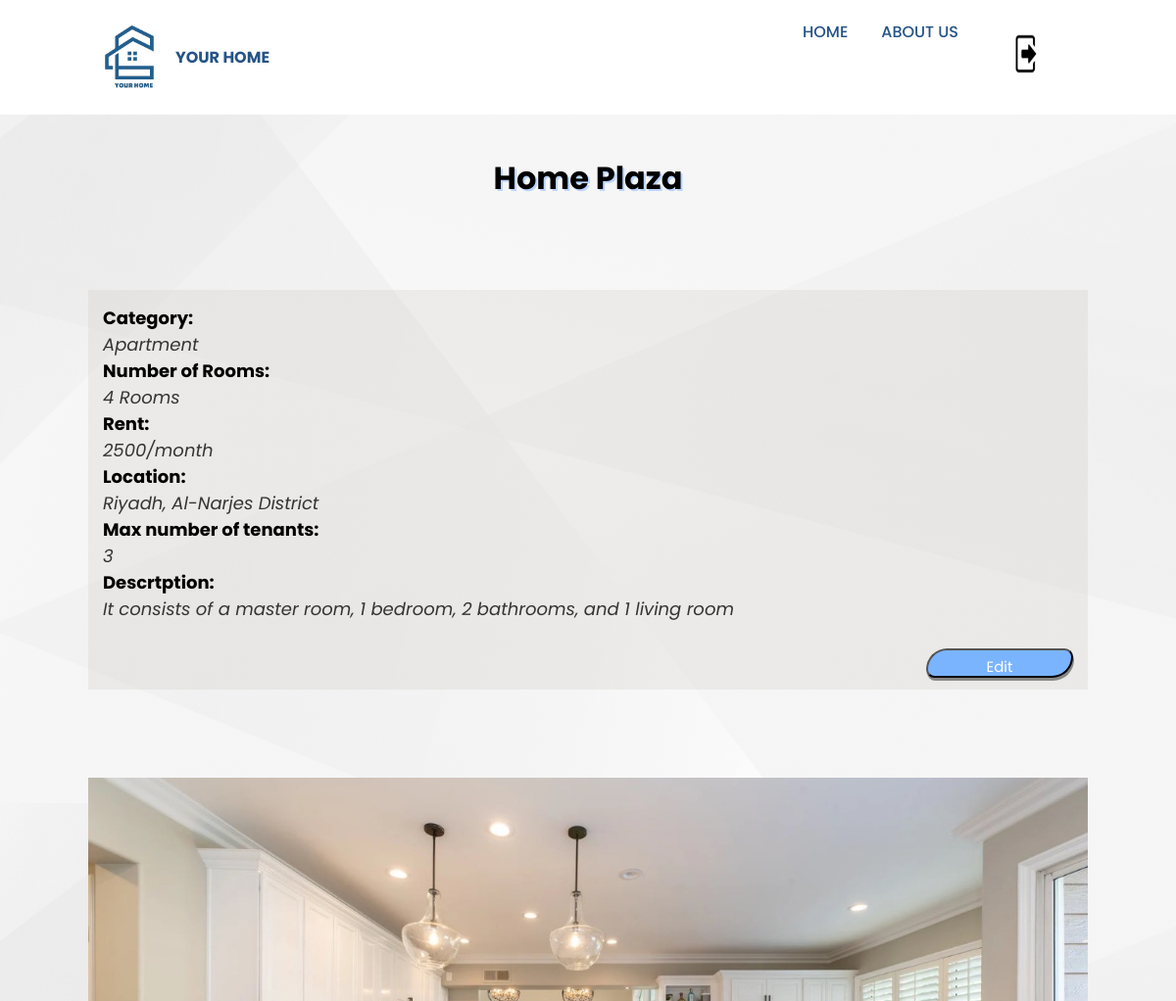
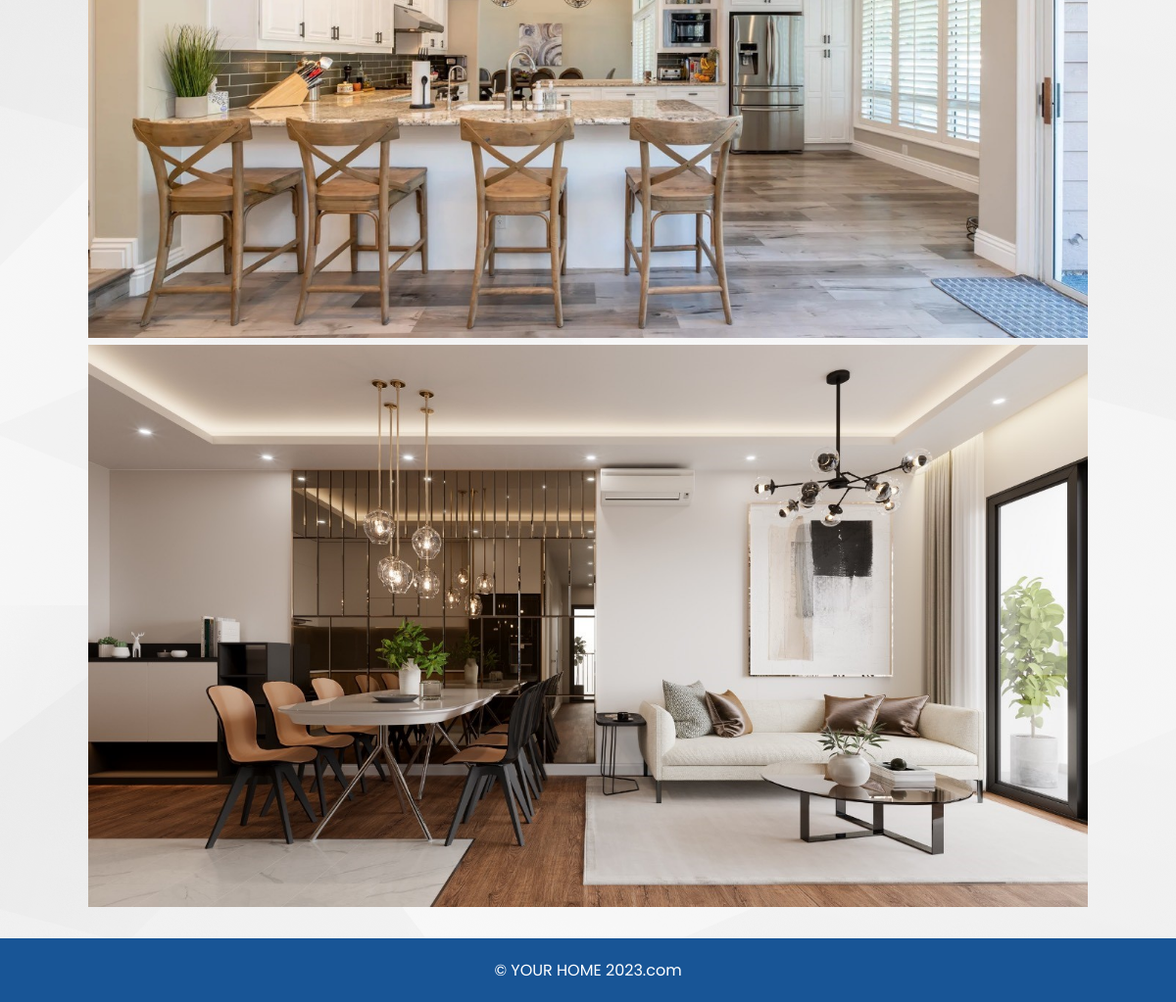
/PropertyDetails.php?id=1 (signed in), run on the app's committed database (2 pictures, top to bottom).
### tables this page shows
CREATE TABLE `property` (
  `id` int(11) NOT NULL,
  `homeowner_id` int(11) NOT NULL,
  `property_category_id` int(11) NOT NULL,
  `name` varchar(200) NOT NULL,
  `rooms` int(11) NOT NULL,
  `rent_cost` varchar(200) NOT NULL,
  `location` varchar(200) NOT NULL,
  `max_tenants` int(11) NOT NULL,
  `description` varchar(500) NOT NULL
);

CREATE TABLE `propertycategory` (
  `id` int(11) NOT NULL,
  `category` varchar(200) NOT NULL
);

CREATE TABLE `propertyimage` (
  `id` int(11) NOT NULL,
  `property_id` int(11) NOT NULL,
  `path` varchar(300) NOT NULL
);

### PropertyDetails.php (the view, shortened to what this page needs)
<?php
    if (!isset($_SESSION['id'])){
            header("Location: index.php");
            exit();
    } else {
        $userid=$_SESSION['id'];
}
   $databaseCon = mysqli_connect("localhost", "root", "root", "yourhome");
	if(!$databaseCon)
		die ("connection failed: ". mysqli_connect_errno());
        else{
 $id = $_GET['id'];
$sql = "SELECT * FROM property WHERE id = $id";
$result = mysqli_query($databaseCon, $sql);
$row1 = mysqli_fetch_assoc($result);
$sql = "SELECT * FROM propertycategory WHERE id = {$row1['property_category_id']}";
$result = mysqli_query($databaseCon, $sql);
$category = mysqli_fetch_assoc($result);
$sql = "SELECT * FROM propertyimage WHERE property_id = $id";
$result = mysqli_query($databaseCon, $sql);
$images = mysqli_fetch_all($result, MYSQLI_ASSOC);
$sql = "SELECT * FROM homeowner WHERE id = {$row1['homeowner_id']}";
$result = mysqli_query($databaseCon, $sql);
$owner = mysqli_fetch_assoc($result);
if(isset($_SESSION['id']) && $_SESSION['id'] == $owner['id']){
    $isOwner = true;
}else{
    $isOwner = false;
}
}
?>
<!DOCTYPE html>
<html lang="en">
<head>
    <link rel="stylesheet" href="Styles\Fstyle.css">
    <link rel="stylesheet" href="Styles\head.css">
</head>
<body>
    <header>
        <div class="nav container">
          <a href="index.php" class="logo"> <img src="image/Logo.png" alt=""> Your Home</a>
          <ul class="navbar">
            <li><a href="index.php">Home</a></li>
            <li><a href="index.php">About Us</a></li>
            <li><a href="login.php"><img class="logOut" src="image/logOut.png" alt="Log out" width="80" height="80"></a></li>
          </ul>
        </div>
      </header>
      <br>
    <main>
        <div id="name">
            <h2><?php echo $row1['name']; ?></h2>
        </div>
        <div id="DP">
            <ul>
            <li class="a">Category: <p><?php echo $category['category']; ?></p></li>
            <li class="a">Number of Rooms: <p><?php echo $row1['rooms']; ?> Rooms</p></li>
            <li class="a">Rent: <p><?php echo $row1['rent_cost']; ?></p></li>
            <li class="a">Location: <p><?php echo $row1['location']; ?></p></li>
            <li class="a">Max number of tenants: <p><?php echo $row1['max_tenants'];?></p></li>
            <li class="a">Descrtption:  <p><?php echo $row1['description']; ?></p></li>
             <br>
        <div id="ApplyDdit" style="margin: 0;   ">
            <?php
                if($isOwner){
                    echo "<li class=\"a\"><a  href='EditProperty.php?id=".$row1['id']."'><button class='button'>Edit</button></a></li>";
                }else{
                    $sql = "SELECT * FROM `rentalapplication` WHERE property_id = $id AND home_seeker_id = $userid";
                    $result = mysqli_query($databaseCon, $sql);
                   if(!$row = mysqli_fetch_assoc($result)){
                    echo "<li class=\"a\"><a  href='includes/apply.php?id=".$row1['id']."'><button class='button'>Apply</button></a></li>";
                   }
                }
            ?>
        </div>
             <br>
        </ul>
        </div>
         <?php foreach($images as $image){ ?>
            <div id="imgg">
                <img src="upload/<?php echo $image['path']; ?>" />
            </div>
        <?php } ?>
        <br>
    </main>
    <div class="copyright">
        <p>&#169; YOUR HOME 2023.com</p>
      </div>
</body>
</html>

### Styles/Fstyle.css (style rules this page uses)
html { background: url(../image/back.png) ; }
body { margin-block-start: 133px; }
form.myForm label,form.myForm1 label, div#DP p { color: rgb(53, 52, 52); font-weight: lighter; font-style: italic; }
div#DP { margin: 5em; background-color: #c5bfba3a; font-size: 18px; padding: 15px; font-style: normal; }
.button { height: 2em; width: 10em; background-color: rgb(122, 180, 255); color: white; border-radius: 50px 20px; padding: 5px; box-shadow: 1px 3px #888888; font-size: 15px; }
#name h2 { text-align: center; font-weight: bold; color: black; text-shadow: 2px 2px rgb(186, 213, 255); font-size: 2em; }
div#DP ul { list-style-type: none; }
div#DP li { color: black; font-weight: bold; font-style:initial; }
div .button { float: right; }
#imgg img { width: 100%; height: 80%; padding-left: 90px; padding-right: 90px; }
#ApplyDdit { margin: 0 35%; }

### Styles/head.css (style rules this page uses)
* { font-family: 'Poppins', sans-serif; margin: 0; padding: 0; box-sizing: border-box; scroll-behavior: smooth; scroll-padding-top: 4rem; list-style: none; text-decoration: none; }
:root { --box-shadow: 2px 2px 18px rgb(14 52 54 / 15%) }
.nav img { width: 70px; height: 70px; }
header { display: block; width: 100%; background: #fff; position: fixed; top: 0; left: 0; z-index: 100; }
header .container { max-width: 1068px; margin-left:auto; margin-right:auto; }
.nav { display: flex; align-items: center; justify-content: space-between; padding: 20px 35px; }
.logo { display: flex; align-items: center; column-gap: 0.5rem; font-size: 1rem; font-weight: 700; color: #255387; text-transform: uppercase; }
.navbar { display: flex; }
.navbar a { padding: 8px 17px; color:#255387; font-size: 1rem; text-transform: uppercase; font-weight: 500; }
.copyright { padding: 20px; text-align: center; color:#fff; background:#185596; }

### data on the page
property: name "Home Plaza", rooms "4", rent_cost "2500/month", location "Riyadh, Al-Narjes District", max_tenants "3", description "It consists of a master room, 1 bedroom, 2 bathrooms, and 1 living room"
propertycategory: category "Apartment"
propertyimage: path (picture)
propertyimage: path (picture)
